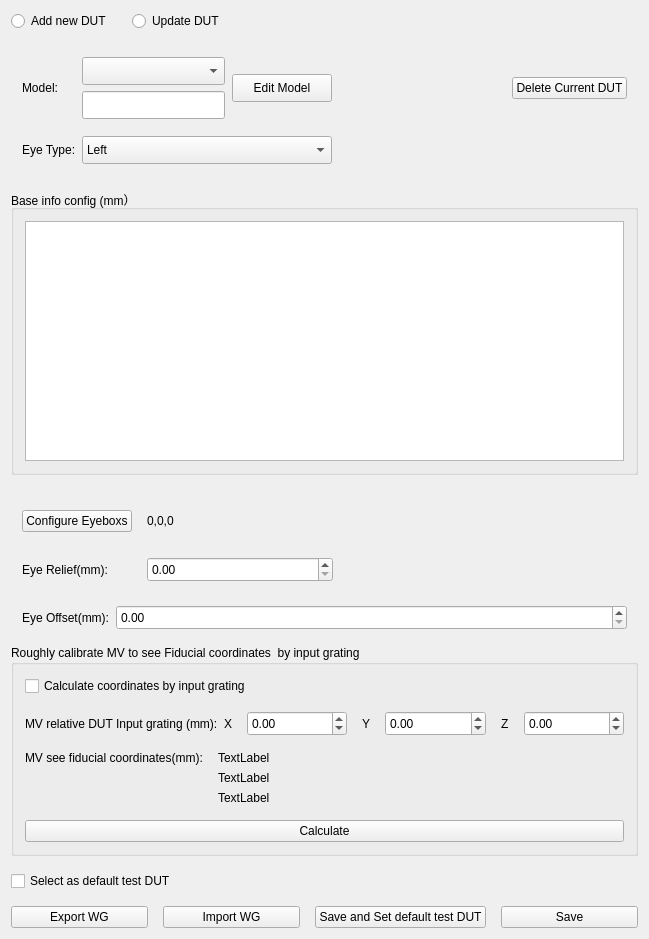
<?xml version="1.0" encoding="UTF-8"?>
<ui version="4.0">
 <class>FiducialConfigWidgetClass</class>
 <widget class="QWidget" name="FiducialConfigWidgetClass">
  <property name="geometry">
   <rect>
    <x>0</x>
    <y>0</y>
    <width>674</width>
    <height>987</height>
   </rect>
  </property>
  <property name="windowTitle">
   <string>FiducialConfigWidget</string>
  </property>
  <layout class="QVBoxLayout" name="verticalLayout_3">
   <property name="spacing">
    <number>15</number>
   </property>
   <property name="sizeConstraint">
    <enum>QLayout::SetFixedSize</enum>
   </property>
   <item>
    <widget class="QWidget" name="widget_4" native="true">
     <property name="minimumSize">
      <size>
       <width>0</width>
       <height>0</height>
      </size>
     </property>
     <layout class="QHBoxLayout" name="horizontalLayout_5">
      <property name="spacing">
       <number>20</number>
      </property>
      <property name="leftMargin">
       <number>0</number>
      </property>
      <property name="topMargin">
       <number>0</number>
      </property>
      <property name="rightMargin">
       <number>0</number>
      </property>
      <property name="bottomMargin">
       <number>0</number>
      </property>
      <item>
       <widget class="QRadioButton" name="radioButton_add">
        <property name="text">
         <string>Add new DUT</string>
        </property>
       </widget>
      </item>
      <item>
       <widget class="QRadioButton" name="radioButton_update">
        <property name="text">
         <string>Update DUT</string>
        </property>
       </widget>
      </item>
      <item>
       <spacer name="horizontalSpacer_2">
        <property name="orientation">
         <enum>Qt::Horizontal</enum>
        </property>
        <property name="sizeHint" stdset="0">
         <size>
          <width>40</width>
          <height>20</height>
         </size>
        </property>
       </spacer>
      </item>
     </layout>
    </widget>
   </item>
   <item>
    <widget class="QWidget" name="widget_3" native="true">
     <property name="minimumSize">
      <size>
       <width>0</width>
       <height>0</height>
      </size>
     </property>
     <layout class="QGridLayout" name="gridLayout_2" columnstretch="0,1,0,0">
      <property name="topMargin">
       <number>0</number>
      </property>
      <item row="1" column="1">
       <widget class="QComboBox" name="comboBox_eyeType">
        <property name="minimumSize">
         <size>
          <width>250</width>
          <height>28</height>
         </size>
        </property>
        <property name="maximumSize">
         <size>
          <width>250</width>
          <height>16777215</height>
         </size>
        </property>
        <item>
         <property name="text">
          <string>Left</string>
         </property>
        </item>
        <item>
         <property name="text">
          <string>Right</string>
         </property>
        </item>
       </widget>
      </item>
      <item row="0" column="0">
       <widget class="QLabel" name="label_9">
        <property name="text">
         <string>Model:</string>
        </property>
       </widget>
      </item>
      <item row="1" column="0">
       <widget class="QLabel" name="label_4">
        <property name="text">
         <string>Eye Type:</string>
        </property>
       </widget>
      </item>
      <item row="0" column="1">
       <widget class="QWidget" name="widget_5" native="true">
        <property name="minimumSize">
         <size>
          <width>250</width>
          <height>0</height>
         </size>
        </property>
        <property name="maximumSize">
         <size>
          <width>250</width>
          <height>16777215</height>
         </size>
        </property>
        <layout class="QHBoxLayout" name="horizontalLayout_2" stretch="1,0">
         <property name="spacing">
          <number>7</number>
         </property>
         <property name="leftMargin">
          <number>0</number>
         </property>
         <property name="rightMargin">
          <number>0</number>
         </property>
         <item>
          <layout class="QVBoxLayout" name="verticalLayout_2">
           <item>
            <widget class="QComboBox" name="cbx_sn">
             <property name="minimumSize">
              <size>
               <width>0</width>
               <height>28</height>
              </size>
             </property>
            </widget>
           </item>
           <item>
            <widget class="QLineEdit" name="lineEdit_sn">
             <property name="sizePolicy">
              <sizepolicy hsizetype="Preferred" vsizetype="Fixed">
               <horstretch>0</horstretch>
               <verstretch>0</verstretch>
              </sizepolicy>
             </property>
             <property name="minimumSize">
              <size>
               <width>0</width>
               <height>28</height>
              </size>
             </property>
            </widget>
           </item>
          </layout>
         </item>
         <item>
          <widget class="QPushButton" name="btn_snEdit">
           <property name="minimumSize">
            <size>
             <width>100</width>
             <height>28</height>
            </size>
           </property>
           <property name="maximumSize">
            <size>
             <width>100</width>
             <height>16777215</height>
            </size>
           </property>
           <property name="text">
            <string>Edit Model</string>
           </property>
          </widget>
         </item>
        </layout>
       </widget>
      </item>
      <item row="0" column="2">
       <spacer name="horizontalSpacer_3">
        <property name="orientation">
         <enum>Qt::Horizontal</enum>
        </property>
        <property name="sizeHint" stdset="0">
         <size>
          <width>40</width>
          <height>20</height>
         </size>
        </property>
       </spacer>
      </item>
      <item row="0" column="3">
       <widget class="QPushButton" name="btn_delete">
        <property name="text">
         <string>Delete Current DUT</string>
        </property>
       </widget>
      </item>
      <item row="1" column="2" colspan="2">
       <spacer name="horizontalSpacer">
        <property name="orientation">
         <enum>Qt::Horizontal</enum>
        </property>
        <property name="sizeHint" stdset="0">
         <size>
          <width>289</width>
          <height>20</height>
         </size>
        </property>
       </spacer>
      </item>
     </layout>
    </widget>
   </item>
   <item>
    <widget class="QWidget" name="widget" native="true">
     <layout class="QVBoxLayout" name="verticalLayout_4">
      <property name="spacing">
       <number>15</number>
      </property>
      <property name="leftMargin">
       <number>0</number>
      </property>
      <property name="topMargin">
       <number>0</number>
      </property>
      <property name="rightMargin">
       <number>0</number>
      </property>
      <property name="bottomMargin">
       <number>0</number>
      </property>
      <item>
       <widget class="QGroupBox" name="groupBox_3">
        <property name="title">
         <string>Base info config (mm）</string>
        </property>
        <layout class="QHBoxLayout" name="horizontalLayout_7">
         <item>
          <widget class="QTableWidget" name="tableWidget_Fiducial">
           <property name="sizePolicy">
            <sizepolicy hsizetype="Expanding" vsizetype="Expanding">
             <horstretch>0</horstretch>
             <verstretch>0</verstretch>
            </sizepolicy>
           </property>
           <property name="minimumSize">
            <size>
             <width>0</width>
             <height>240</height>
            </size>
           </property>
          </widget>
         </item>
        </layout>
       </widget>
      </item>
      <item>
       <widget class="QWidget" name="widget_7" native="true">
        <property name="minimumSize">
         <size>
          <width>0</width>
          <height>100</height>
         </size>
        </property>
        <layout class="QGridLayout" name="gridLayout_3" columnstretch="0,2,3">
         <property name="topMargin">
          <number>0</number>
         </property>
         <property name="bottomMargin">
          <number>0</number>
         </property>
         <property name="horizontalSpacing">
          <number>15</number>
         </property>
         <property name="verticalSpacing">
          <number>5</number>
         </property>
         <item row="1" column="0">
          <widget class="QLabel" name="label_15">
           <property name="text">
            <string>Eye Relief(mm):</string>
           </property>
          </widget>
         </item>
         <item row="0" column="0">
          <widget class="QPushButton" name="btn_eyeboxs">
           <property name="text">
            <string>Configure Eyeboxs</string>
           </property>
          </widget>
         </item>
         <item row="1" column="1">
          <widget class="QDoubleSpinBox" name="doubleSpinBox_EyeRelief">
           <property name="minimumSize">
            <size>
             <width>60</width>
             <height>25</height>
            </size>
           </property>
          </widget>
         </item>
         <item row="1" column="2">
          <spacer name="horizontalSpacer_4">
           <property name="orientation">
            <enum>Qt::Horizontal</enum>
           </property>
           <property name="sizeHint" stdset="0">
            <size>
             <width>40</width>
             <height>20</height>
            </size>
           </property>
          </spacer>
         </item>
         <item row="0" column="1" colspan="2">
          <widget class="QLabel" name="label_eyeboxs">
           <property name="minimumSize">
            <size>
             <width>0</width>
             <height>50</height>
            </size>
           </property>
           <property name="text">
            <string>0,0,0</string>
           </property>
          </widget>
         </item>
        </layout>
       </widget>
      </item>
      <item>
       <layout class="QHBoxLayout" name="horizontalLayout" stretch="0,1">
        <property name="leftMargin">
         <number>11</number>
        </property>
        <property name="rightMargin">
         <number>11</number>
        </property>
        <item>
         <widget class="QLabel" name="label_17">
          <property name="text">
           <string>Eye Offset(mm):</string>
          </property>
         </widget>
        </item>
        <item>
         <widget class="QDoubleSpinBox" name="doubleSpinBox_EyeOffset">
          <property name="minimumSize">
           <size>
            <width>60</width>
            <height>25</height>
           </size>
          </property>
         </widget>
        </item>
       </layout>
      </item>
      <item>
       <widget class="QGroupBox" name="groupBox_calcFiducial">
        <property name="minimumSize">
         <size>
          <width>0</width>
          <height>0</height>
         </size>
        </property>
        <property name="title">
         <string>Roughly calibrate MV to see Fiducial coordinates  by input grating </string>
        </property>
        <layout class="QVBoxLayout" name="verticalLayout_5">
         <property name="spacing">
          <number>15</number>
         </property>
         <item>
          <widget class="QCheckBox" name="checkBox_cailFids">
           <property name="text">
            <string>Calculate coordinates by input grating</string>
           </property>
          </widget>
         </item>
         <item>
          <layout class="QHBoxLayout" name="horizontalLayout_3">
           <item>
            <widget class="QLabel" name="label_3">
             <property name="text">
              <string>MV relative DUT Input grating (mm):</string>
             </property>
            </widget>
           </item>
           <item>
            <widget class="QWidget" name="widget_2" native="true">
             <property name="minimumSize">
              <size>
               <width>0</width>
               <height>0</height>
              </size>
             </property>
             <layout class="QHBoxLayout" name="horizontalLayout_4" stretch="0,1,0,1,0,1">
              <property name="spacing">
               <number>15</number>
              </property>
              <property name="leftMargin">
               <number>0</number>
              </property>
              <property name="topMargin">
               <number>0</number>
              </property>
              <property name="rightMargin">
               <number>0</number>
              </property>
              <property name="bottomMargin">
               <number>0</number>
              </property>
              <item>
               <widget class="QLabel" name="label_5">
                <property name="text">
                 <string>X</string>
                </property>
               </widget>
              </item>
              <item>
               <widget class="QDoubleSpinBox" name="doubleSpinBox_mvIgX">
                <property name="minimumSize">
                 <size>
                  <width>80</width>
                  <height>25</height>
                 </size>
                </property>
                <property name="decimals">
                 <number>2</number>
                </property>
                <property name="minimum">
                 <double>-999.990000000000009</double>
                </property>
                <property name="maximum">
                 <double>999.990000000000009</double>
                </property>
               </widget>
              </item>
              <item>
               <widget class="QLabel" name="label_6">
                <property name="text">
                 <string>Y</string>
                </property>
               </widget>
              </item>
              <item>
               <widget class="QDoubleSpinBox" name="doubleSpinBox_mvIgY">
                <property name="minimumSize">
                 <size>
                  <width>80</width>
                  <height>25</height>
                 </size>
                </property>
                <property name="decimals">
                 <number>2</number>
                </property>
                <property name="minimum">
                 <double>-999.990000000000009</double>
                </property>
                <property name="maximum">
                 <double>999.990000000000009</double>
                </property>
               </widget>
              </item>
              <item>
               <widget class="QLabel" name="label_7">
                <property name="text">
                 <string>Z</string>
                </property>
               </widget>
              </item>
              <item>
               <widget class="QDoubleSpinBox" name="doubleSpinBox_mvIgZ">
                <property name="minimumSize">
                 <size>
                  <width>80</width>
                  <height>25</height>
                 </size>
                </property>
                <property name="decimals">
                 <number>2</number>
                </property>
                <property name="minimum">
                 <double>-999.990000000000009</double>
                </property>
                <property name="maximum">
                 <double>999.990000000000009</double>
                </property>
               </widget>
              </item>
             </layout>
            </widget>
           </item>
          </layout>
         </item>
         <item>
          <layout class="QGridLayout" name="gridLayout" columnstretch="0,1">
           <property name="horizontalSpacing">
            <number>15</number>
           </property>
           <item row="0" column="0">
            <widget class="QLabel" name="label_8">
             <property name="text">
              <string>MV see fiducial coordinates(mm):</string>
             </property>
            </widget>
           </item>
           <item row="0" column="1">
            <widget class="QLabel" name="label_mvFiducialCoord_1">
             <property name="text">
              <string>TextLabel</string>
             </property>
            </widget>
           </item>
           <item row="1" column="1">
            <widget class="QLabel" name="label_mvFiducialCoord_2">
             <property name="text">
              <string>TextLabel</string>
             </property>
            </widget>
           </item>
           <item row="2" column="1">
            <widget class="QLabel" name="label_mvFiducialCoord_3">
             <property name="text">
              <string>TextLabel</string>
             </property>
            </widget>
           </item>
          </layout>
         </item>
         <item>
          <widget class="QPushButton" name="btn_calcMvFiducial">
           <property name="text">
            <string>Calculate</string>
           </property>
          </widget>
         </item>
        </layout>
       </widget>
      </item>
     </layout>
    </widget>
   </item>
   <item>
    <widget class="QCheckBox" name="checkbox_defaultDut">
     <property name="minimumSize">
      <size>
       <width>0</width>
       <height>20</height>
      </size>
     </property>
     <property name="layoutDirection">
      <enum>Qt::LeftToRight</enum>
     </property>
     <property name="text">
      <string>Select as default test DUT</string>
     </property>
     <property name="iconSize">
      <size>
       <width>20</width>
       <height>20</height>
      </size>
     </property>
    </widget>
   </item>
   <item>
    <widget class="QWidget" name="widget_6" native="true">
     <property name="minimumSize">
      <size>
       <width>0</width>
       <height>0</height>
      </size>
     </property>
     <layout class="QHBoxLayout" name="horizontalLayout_6" stretch="0,0,0,0">
      <property name="spacing">
       <number>15</number>
      </property>
      <property name="leftMargin">
       <number>0</number>
      </property>
      <property name="topMargin">
       <number>0</number>
      </property>
      <property name="rightMargin">
       <number>0</number>
      </property>
      <property name="bottomMargin">
       <number>0</number>
      </property>
      <item>
       <widget class="QPushButton" name="btn_exportCsv">
        <property name="text">
         <string>Export WG</string>
        </property>
       </widget>
      </item>
      <item>
       <widget class="QPushButton" name="btn_importCsv">
        <property name="minimumSize">
         <size>
          <width>30</width>
          <height>0</height>
         </size>
        </property>
        <property name="text">
         <string>Import WG</string>
        </property>
       </widget>
      </item>
      <item>
       <widget class="QPushButton" name="btnSaveDefaultDut">
        <property name="minimumSize">
         <size>
          <width>100</width>
          <height>0</height>
         </size>
        </property>
        <property name="text">
         <string>Save and Set default test DUT</string>
        </property>
       </widget>
      </item>
      <item>
       <widget class="QPushButton" name="btnSave">
        <property name="minimumSize">
         <size>
          <width>100</width>
          <height>0</height>
         </size>
        </property>
        <property name="text">
         <string>Save</string>
        </property>
       </widget>
      </item>
     </layout>
    </widget>
   </item>
  </layout>
 </widget>
 <layoutdefault spacing="6" margin="11"/>
 <resources/>
 <connections/>
</ui>
